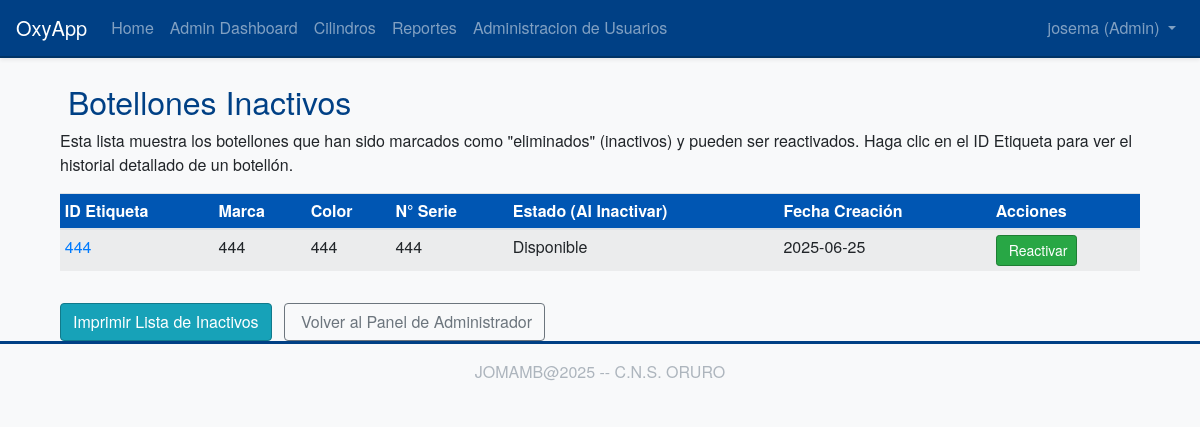
/admin/cylinders/inactive (signed in), run on the app's committed database.
### app/models/user.py (models this page shows, shortened)
class User(UserMixin, db.Model):
    __tablename__ = 'user'
    id = db.Column(db.Integer, primary_key=True)
    username = db.Column(db.String(64), index=True, unique=True, nullable=False)
    email = db.Column(db.String(120), index=True, unique=True, nullable=False)
    password_hash = db.Column(db.String(128))
    nombre = db.Column(db.String(64), index=True, nullable=True)
    apellidos = db.Column(db.String(128), index=True, nullable=True)
    role = db.Column(db.String(10), default='user', nullable=False)
    movimientos_registrados = db.relationship(
        'HistorialMovimiento',
        foreign_keys=[HistorialMovimiento.user_id],
        backref=db.backref('usuario', lazy='joined'),
        lazy='dynamic',
        order_by=desc(HistorialMovimiento.fecha_movimiento)
    )

### app/models/cylinder.py (models this page shows, shortened)
class Cylinder(db.Model):
    __tablename__ = 'cylinder'
    id = db.Column(db.Integer, primary_key=True)
    cylinder_id_tag = db.Column(db.String(64), index=True, unique=True, nullable=False)
    status = db.Column(db.String(64), default='available', nullable=False)
    creation_date = db.Column(db.DateTime, index=True, default=datetime.utcnow)
    reception_date = db.Column(db.DateTime, nullable=True, index=True)
    delivery_date = db.Column(db.DateTime, nullable=True, index=True)
    marca = db.Column(db.String(80), nullable=True)
    color = db.Column(db.String(50), nullable=True)
    numero_serie = db.Column(db.String(80), nullable=True, index=True)
    esta_activo = db.Column(db.Boolean, default=True, nullable=True, index=True)##solo para pruebas
    historial_movimientos = db.relationship(
        'HistorialMovimiento',
        backref='cilindro',
        lazy='dynamic',
        order_by='HistorialMovimiento.fecha_movimiento.desc()'
    )

### app/routes/admin.py (the view)
@bp.route('/cylinders/inactive')
@login_required
def inactive_cylinders_list():
    if not current_user.is_authenticated or current_user.role != 'admin':
        abort(403)
    page = request.args.get('page', 1, type=int)
    cylinders_pagination = Cylinder.query.filter_by(esta_activo=False)\
                                       .order_by(Cylinder.cylinder_id_tag.asc())\
                                       .paginate(page=page, per_page=15, error_out=False)
    next_url = url_for('admin.inactive_cylinders_list', page=cylinders_pagination.next_num) if cylinders_pagination.has_next else None
    prev_url = url_for('admin.inactive_cylinders_list', page=cylinders_pagination.prev_num) if cylinders_pagination.has_prev else None
    return render_template('admin/inactive_cylinders.html',
                           title='Botellones Inactivos',
                           cylinders=cylinders_pagination.items,
                           pagination=cylinders_pagination,
                           next_url=next_url,
                           prev_url=prev_url)

### app/models/user.py (called while the page is built)
@login.user_loader
def load_user(id):
    return User.query.get(int(id))

### app/templates/admin/inactive_cylinders.html (shortened to what this page needs)
{% extends "base.html" %}
{% block content %}
<div class="container mt-4">
    <div class="printable-area">
        <h2>{{ title }}</h2>
        <p class="report-description">Esta lista muestra los botellones que han sido marcados como "eliminados" (inactivos) y pueden ser reactivados. Haga clic en el ID Etiqueta para ver el historial detallado de un botellón.</p>
        {% if cylinders %}
        <div class="table-responsive">
            <table class="table table-sm table-striped table-hover">
                <thead>
                    <tr>
                        <th>ID Etiqueta</th>
                        <th>Marca</th>
                        <th>Color</th>
                        <th>N° Serie</th>
                        <th>Estado (Al Inactivar)</th>
                        <th>Fecha Creación</th>
                        <th class="no-print">Acciones</th>
                    </tr>
                </thead>
                <tbody>
                {% for cylinder in cylinders %}
                <tr>
                    <td>
                        <a href="{{ url_for('cylinders.view_cylinder', cylinder_id=cylinder.id) }}">{{ cylinder.cylinder_id_tag }}</a>
                    </td>
                    <td>{{ cylinder.marca or '--' }}</td>
                    <td>{{ cylinder.color or '--' }}</td>
                    <td>{{ cylinder.numero_serie or '--' }}</td>
                    <td>
                        {% if cylinder.status == 'available' %}Disponible
                        {% elif cylinder.status == 'delivered' %}Entregado
                        {% elif cylinder.status == 'received' %}Recibido
                        {% elif cylinder.status == 'maintenance' %}Mantenimiento
                        {% elif cylinder.status == 'created' %}Creado
                        {% else %}{{ cylinder.status | title }}
                        {% endif %}
                    </td>
                    <td>{{ cylinder.creation_date.strftime('%Y-%m-%d') if cylinder.creation_date else 'N/A' }}</td>
                    <td class="no-print">
                        <form method="POST" action="{{ url_for('admin.reactivate_cylinder', cylinder_id=cylinder.id) }}" style="display:inline;" onsubmit="return confirm('¿Está seguro de que quiere reactivar el botellón {{ cylinder.cylinder_id_tag }}? Su estado podría cambiar a \'disponible\'.');">
                            <button type="submit" class="btn btn-sm btn-success">
                                Reactivar
                            </button>
                        </form>
                    </td>
                </tr>
                {% endfor %}
            </tbody>
        </table>
    </div>
    {% else %}
    <div class="alert alert-info mt-3">No hay botellones inactivos registrados en este momento.</div>
    {% endif %}
    </div>
    <div class="mt-3 no-print">
        <button onclick="window.print();" class="btn btn-info mr-2">Imprimir Lista de Inactivos</button>
        <a href="{{ url_for('admin.dashboard') }}" class="btn btn-outline-secondary">Volver al Panel de Administrador</a>
    </div>
</div>
{% endblock %}

### app/templates/base.html (shortened to what this page needs)
<!doctype html>
<html lang="en">
  <head>
    <link rel="stylesheet" href="https://stackpath.bootstrapcdn.com/bootstrap/4.5.2/css/bootstrap.min.css">
    <link rel="stylesheet" href="{{ url_for('static', filename='css/custom.css') }}">
    <link rel="stylesheet" href="{{ url_for('static', filename='css/print.css') }}" media="print">
  </head>
  <body>
    <nav class="navbar navbar-expand-lg navbar-dark bg-primary shadow-sm">
      <a class="navbar-brand" href="{{ url_for('main.index') }}">OxyApp</a>
      <div class="collapse navbar-collapse" id="navbarNav">
        <ul class="navbar-nav mr-auto">
          <li class="nav-item">
            <a class="nav-link" href="{{ url_for('main.index') }}">Home</a>
          </li>
          {% if current_user.is_authenticated %}
            {% if current_user.role == 'user' %}
            <li class="nav-item">
              <a class="nav-link" href="{{ url_for('main.dashboard') }}">Dashboard</a>
            </li>
            {% elif current_user.role == 'admin' %}
            <li class="nav-item">
              <a class="nav-link" href="{{ url_for('admin.dashboard') }}">Admin Dashboard</a>
            </li>
            {% endif %}
          <li class="nav-item">
            <a class="nav-link" href="{{ url_for('cylinders.index') }}">Cilindros</a>
          </li>
          <li class="nav-item">
            <a class="nav-link" href="{{ url_for('reports.index') }}">Reportes</a>
          </li>
          {% if current_user.role == 'admin' %}
          <li class="nav-item">
            <a class="nav-link" href="{{ url_for('admin.manage_users') }}">Administracion de Usuarios</a>
          </li>
          {% endif %}
          {% endif %}
        </ul>
        <ul class="navbar-nav">
          {% if current_user.is_anonymous %}
          <li class="nav-item">
            <a class="nav-link" href="{{ url_for('auth.login') }}">Login</a>
          </li>
          <li class="nav-item">
            <a class="nav-link btn btn-outline-light btn-sm" href="{{ url_for('auth.register') }}">Registro</a>
          </li>
          {% else %}
          <li class="nav-item dropdown">
            <a class="nav-link dropdown-toggle" href="#" id="navbarDropdown" role="button" data-toggle="dropdown" aria-haspopup="true" aria-expanded="false">
              {{ current_user.username }} ({{ current_user.role | title }})
            </a>
          </li>
          {% endif %}
        </ul>
      </div>
    </nav>
    <main role="main" class="container mt-4">
      {% block content %}{% endblock %}
    </main>
    <footer class="footer mt-auto py-3 bg-light text-center">
        <div class="container">
            <span class="text-muted">JOMAMB@2025 -- C.N.S. ORURO</span>
        </div>
    </footer>
  </body>
</html>

### app/static/css/custom.css (style rules this page uses)
body { font-family: 'Helvetica Neue', Helvetica, Arial, sans-serif; background-color: #f8f9fa; color: #212529; }
.navbar-dark.bg-primary { background-color: #004085 !important; border-bottom: 2px solid #003366; }
.navbar-dark .navbar-brand, .navbar-dark .navbar-brand:hover, .navbar-dark .navbar-brand:focus, .navbar-dark .nav-link { color: #ffffff; }
.btn-success { background-color: #28a745; border-color: #1e7e34; }
.btn-info { background-color: #17a2b8; border-color: #117a8b; }
.footer { background-color: #343a40; color: #f8f9fa; padding-top: 1.5rem; padding-bottom: 1.5rem; border-top: 3px solid #004085; }
.footer .text-muted { color: #adb5bd !important; }
h1, h2, h3, h4, h5, .display-4 { color: #004085; }
.table thead th { background-color: #0056b3; color: #ffffff; }

### data on the page
User: username "josema", role "Admin"
Cylinder: cylinder_id_tag "444", marca "444", color "444", numero_serie "444", status "Disponible", creation_date "2025-06-25"

### other printed values
{{ title }} "Botellones Inactivos"
